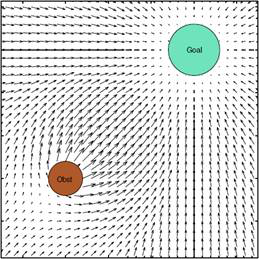
%> input picture Report/imgs/image008.png, 259 x 259 px
$ octave --eval "result = OccupacyGrid_from_Image('../Report/imgs/image008.png');"   (GNU Octave 9; MATLAB toolbox functions it lacks are replaced by stand-ins)
%> lines starting %> are read from the running program, lines starting %| are printed output that depends on the picture
function [ Occ_Grid ] = OccupacyGrid_from_Image(image)
%> called with image = '../Report/imgs/image008.png'
%OCCUPACYGRID Summary of this function goes here
%   Detailed explanation goes here

image_2 = imread(image);
%> image_2 is the input picture: size 259x259x3 uint8; mean R, G, B 217.6, 220, 218.3
image_2 = rgb2gray(image_2);
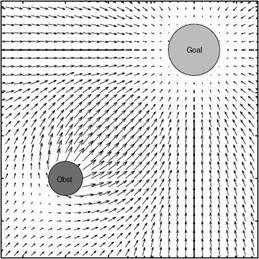
%> image_2: size 259x259 uint8; min 0, max 255, mean 219.1
imshow(image_2);

imageNorm = double(image_2)/255;
Occ_Grid = 1 - imageNorm;
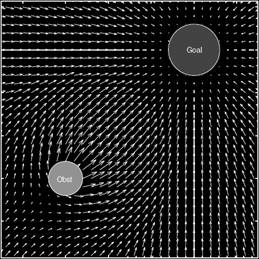
%> Occ_Grid: size 259x259 double; min 0, max 1, mean 0.141

end % function

$ run again, on Report/imgs/image010.png
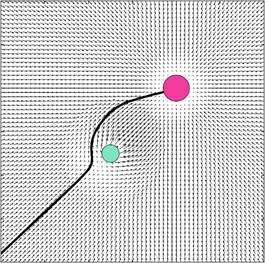
%> input picture Report/imgs/image010.png, 265 x 263 px
%> in OccupacyGrid_from_Image, image_2 is the input picture: size 263x265x3 uint8; mean R, G, B 208.7, 207.7, 208.3
%> image_2: size 263x265 uint8
%> in OccupacyGrid_from_Image, `Occ_Grid = 1 - imageNorm;`:
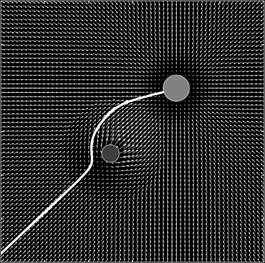
%> Occ_Grid: size 263x265 double; min 0, max 1, mean 0.184
